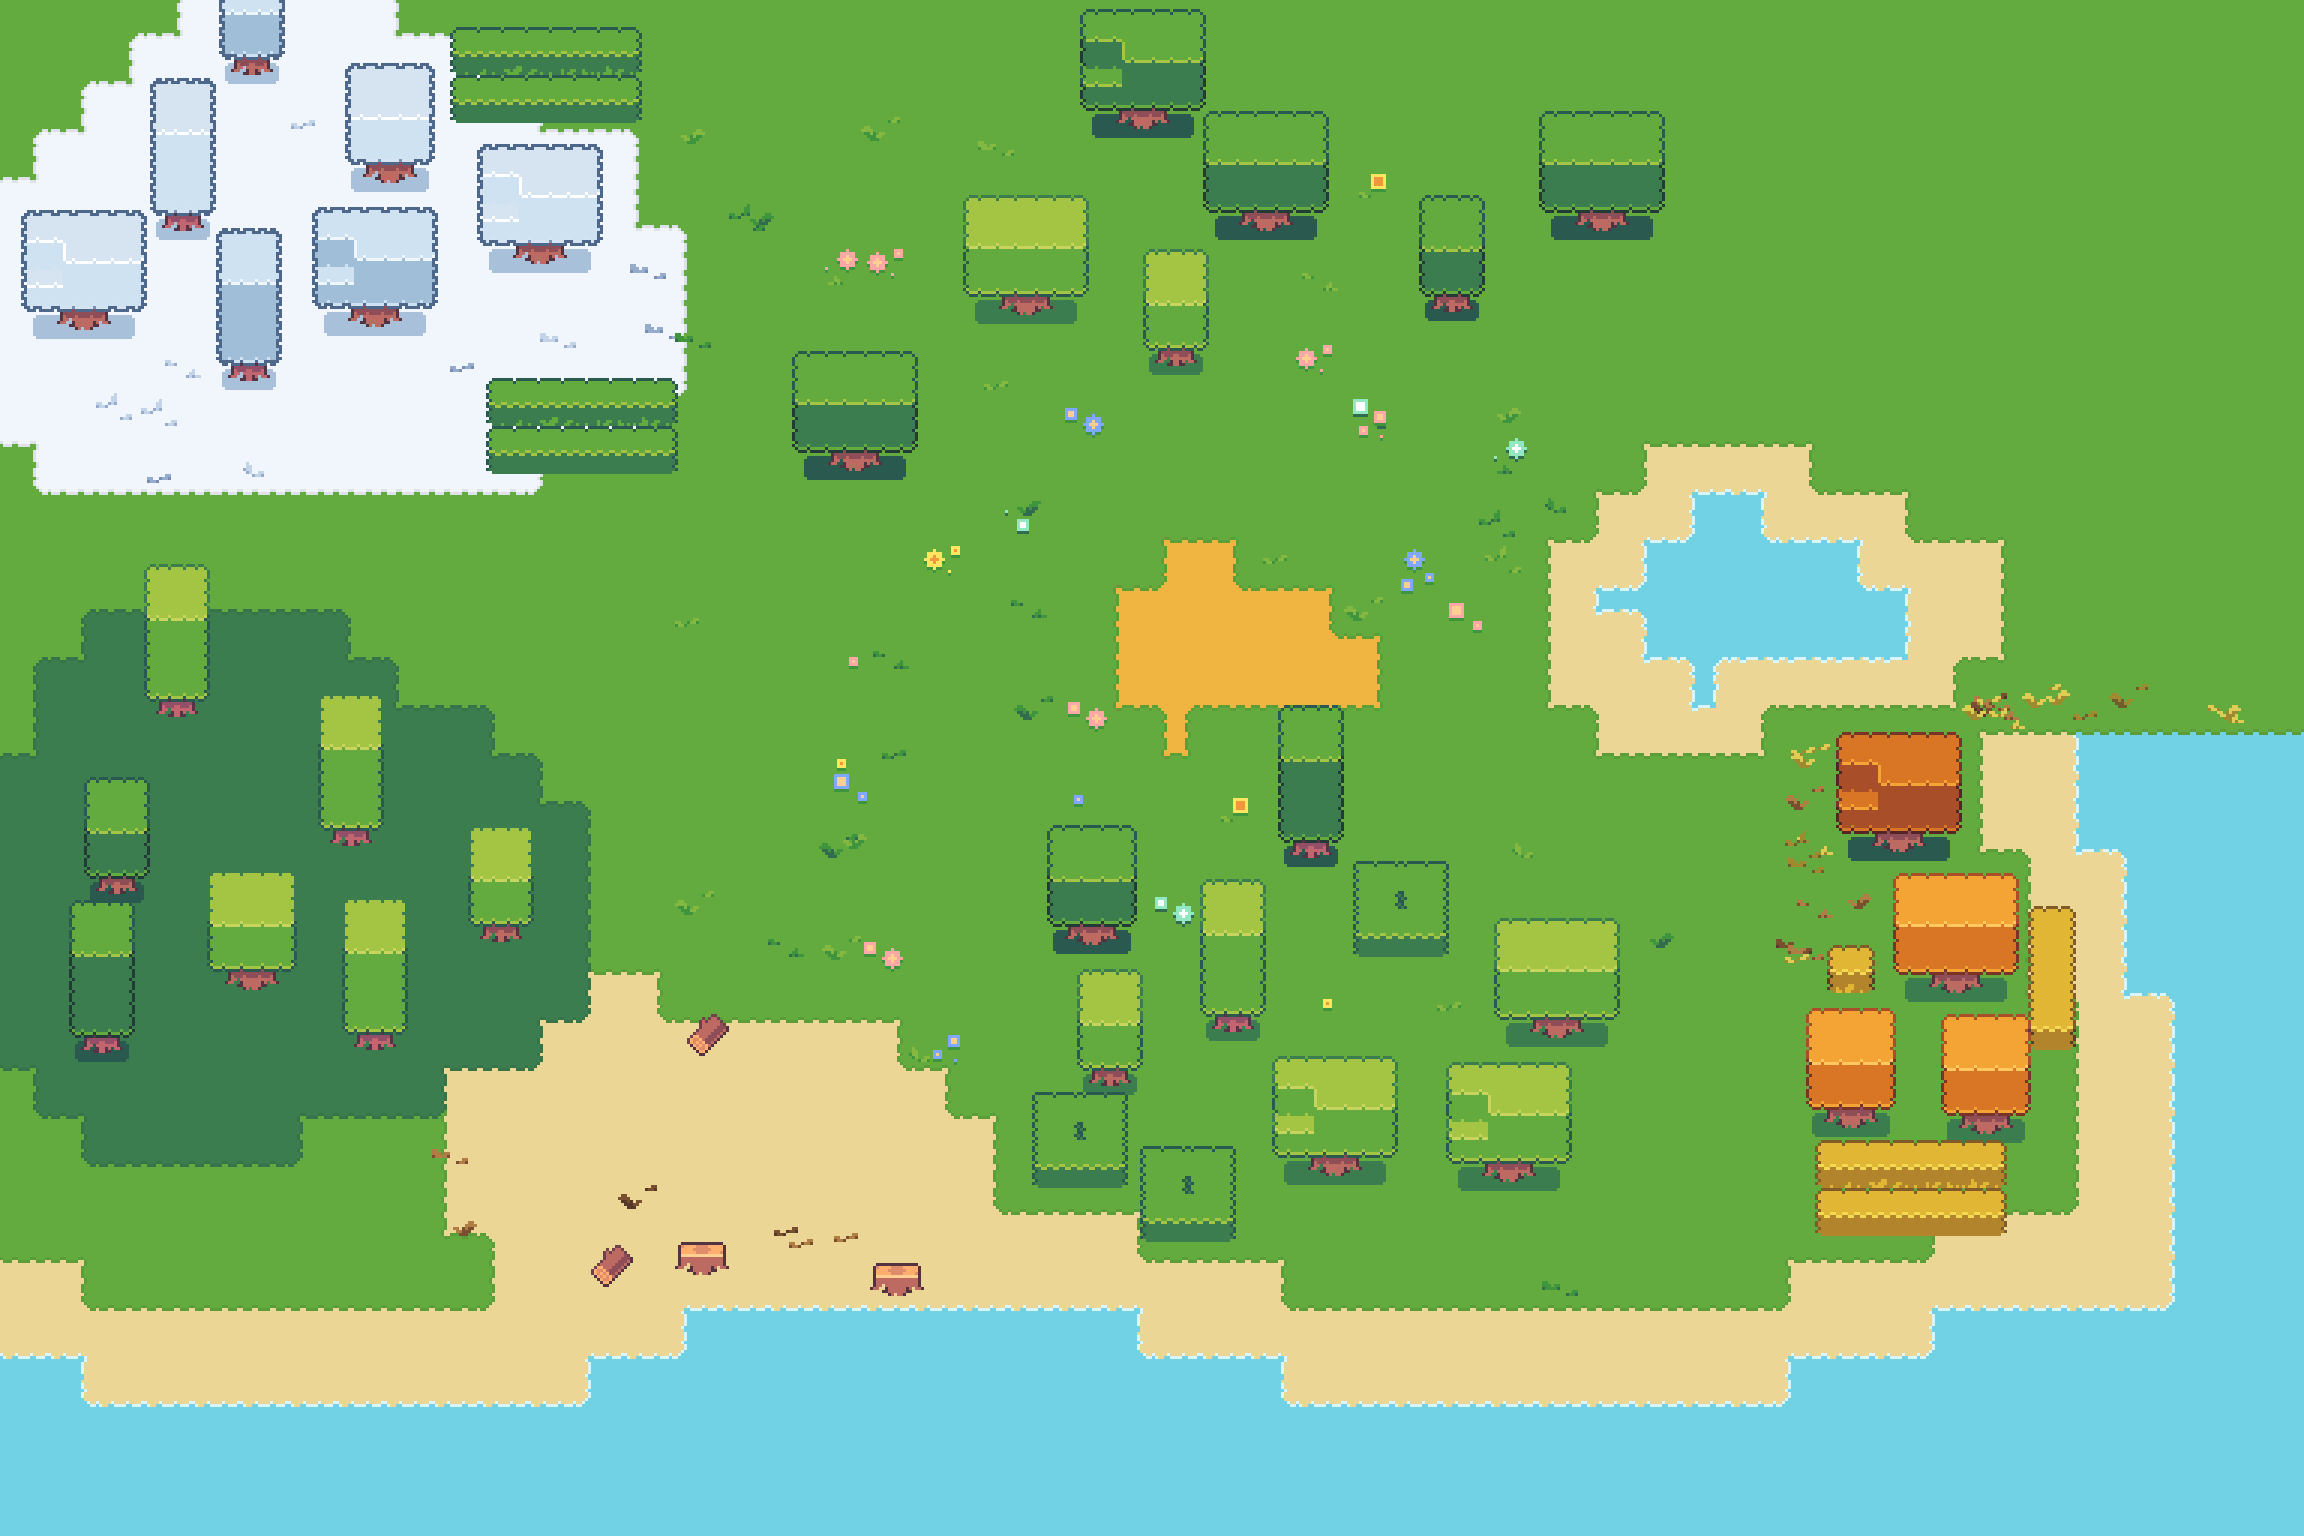

Source code (Python):
"""Flat mini map ($0): 48x32 cells, every cell level 0 -> only flat borders, sand/water = foam. Pack sprites pasted unchanged.
Run from this folder: python3 flat_minimap.py -> flat_minimap.png (3x)"""
import json, math, random
import numpy as np
from PIL import Image
import borders as b
# the two pack-native grounds, flat like the rest (decision 0047; colours = PixelPlainsGround dark_fill / dirt_fill)
b.MAT["dark"] = dict(fill=(59, 125, 79), hl=(59, 125, 79), outline=(42, 89, 79), shade=(42, 89, 79))
b.MAT["dirt"] = dict(fill=(240, 181, 65), hl=(240, 181, 65), outline=(189, 106, 98), shade=(189, 106, 98))
b.MI.update({m: k for k, m in enumerate(b.MAT)}); b.PRIO.update(dark=3.5, dirt=2.5)   # dark over light grass, dirt under grass
W, H, C, Z = 48, 32, 16, 3
rng = random.Random(5)
g = [["grass"] * W for _ in range(H)]
def ell(cx, cy, rx, ry, m, ph=0):
    for y in range(H):
        for x in range(W):
            k = 1 + .12 * math.sin(3 * math.atan2(y - cy, x - cx) + ph)
            if ((x - cx) / (rx * k)) ** 2 + ((y - cy) / (ry * k)) ** 2 < 1: g[y][x] = m
ell(6, 5, 7, 5, "snow", .5)
ell(14, 24, 6, 4, "sand", 2)          # desert
ell(5, 18, 6, 5.5, "dark", 1.3)       # forest
ell(25, 13, 3, 2, "dirt", .7)          # dirt camp
ell(36, 12, 5, 3.5, "sand", 1); ell(36, 12, 3.4, 2, "water", 1)   # lake + beach ring
for y in range(H):
    for x in range(W):
        edge = 28 + round(1.5 * math.sin(x / 4)) ; east = 44 + round(math.sin(y / 3))
        if y >= edge: g[y][x] = "water"
        elif y >= edge - 2 or (x >= east - 2 and y > 14): g[y][x] = "sand"
        if x >= east and y > 14: g[y][x] = "water"
cells = [[(m, 0) for m in row] for row in g]
rgb, foam, _ = b.render(cells, b.BEACH_B)
rgb = b.frames(rgb, foam)[0]
img = Image.fromarray(rgb).convert("RGBA")
man = json.load(open("../../../assets/map/pixel_plains/manifest.json"))["sprites"]
sheets = {}
def spr(s):
    if s["file"] not in sheets: sheets[s["file"]] = Image.open("../../../assets/map/pixel_plains/" + s["file"]).convert("RGBA")
    x, y, w, h = s["region"]; return sheets[s["file"]].crop((x, y, x + w, y + h)), s["anchor"]
def pick(kind, var, **kw): return [s for s in man if s["kind"] == kind and s.get("variant") == var and all(s.get(k) == v for k, v in kw.items())]
def land(x, y, r=1): # all cells around are ok land (not water/sand-beach issues)
    return all(0 <= x + dx < W and 0 <= y + dy < H and g[y + dy][x + dx] != "water" for dx in range(-r, r + 1) for dy in range(-r, r + 1))
def on(x, y, m, r=1): return all(g[min(max(y + dy, 0), H - 1)][min(max(x + dx, 0), W - 1)] == m for dx in range(-r, r + 1) for dy in range(-r, r + 1))
objs, placed, boxes = [], [], []
def put(s, px, py, gap=0):   # foot at (px,py)
    im, a = spr(s); x, y = int(px - a[0]), int(py - a[1])
    if any(min(x + im.width, p) - max(x, q) > 2 and min(y + im.height, r) - max(y, t) > 2 for q, t, p, r in boxes) and gap: return False
    objs.append((py, im, x, y)); boxes.append((x, y, x + im.width, y + im.height)); return True
def scatter(n, reg, kind, var, m, spacing, r=1, tries=3000, **kw):
    pool = pick(kind, var, **kw); d = 0
    for _ in range(tries):
        if d >= n: break
        cx, cy = rng.randint(reg[0], reg[2]), rng.randint(reg[1], reg[3])
        if not on(cx, cy, m, r): continue
        px, py = cx * C + rng.randint(2, 13), cy * C + rng.randint(8, 15)
        if any((px - a) ** 2 + (py - c) ** 2 < spacing ** 2 for a, c in placed): continue
        if put(rng.choice(pool), px, py, gap=(kind in ("oak", "hedge"))): placed.append((px, py)); d += 1
oaks = lambda n, reg, var, m="grass": scatter(n, reg, "oak", var, m, 44, r=1)
oaks(14, (16, 2, 33, 25), "green"); oaks(7, (0, 12, 11, 24), "green", "dark")
oaks(9, (38, 14, 47, 27), "autumn_orange"); oaks(6, (38, 14, 47, 27), "red"); oaks(5, (38, 14, 47, 27), "yellow")
oaks(7, (0, 0, 12, 9), "snow", "snow")
scatter(4, (8, 1, 12, 9), "hedge", "green", "grass", 30, r=0); scatter(3, (20, 18, 30, 25), "hedge", "green", "grass", 30, r=0)
scatter(3, (38, 15, 46, 26), "hedge", "yellow", "grass", 30, r=0)
for k in ("log", "stump"): scatter(2, (9, 21, 19, 27), k, "orig", "sand", 20, r=0)
def decal(n, reg, kind, var, m, r=0):
    pool = pick(kind, var)
    for _ in range(4000):
        if n <= 0: break
        cx, cy = rng.randint(reg[0], reg[2]), rng.randint(reg[1], reg[3])
        if not on(cx, cy, m, r): continue
        px, py = cx * C + rng.randint(3, 12), cy * C + rng.randint(8, 15)
        s = pool[rng.randrange(len(pool))]; im, a = spr(s); x, y = px - a[0], py - a[1]
        if any(min(x + im.width, p) - max(x, q) > 0 and min(y + im.height, rr) - max(y, t) > 0 for q, t, p, rr in boxes): continue
        objs.append((py - 1000, im, int(x), int(y))); n -= 1   # decals under everything
for v, n in (("pink", 8), ("blue", 5), ("yellow", 5), ("mint", 4)): decal(n, (16, 3, 33, 25), "flower", v, "grass")
decal(30, (14, 2, 34, 26), "tuft", "green", "grass"); decal(16, (37, 14, 46, 26), "tuft", "yellow", "grass"); decal(8, (37, 14, 46, 26), "tuft", "brown", "grass")
decal(10, (0, 0, 13, 9), "tuft", "snow", "snow"); decal(6, (8, 21, 20, 27), "tuft", "brown", "sand")
for _, im, x, y in sorted(objs, key=lambda o: o[0]): img.alpha_composite(im, (x, y)) if x >= 0 and y >= 0 and x + im.width <= W * C and y + im.height <= H * C else img.paste(im, (x, y), im)
# no sprite may float on water: report
wet = sum(1 for _, im, x, y in objs if g[min(max((y + im.height - 2) // C, 0), H - 1)][min(max((x + im.width // 2) // C, 0), W - 1)] == "water")
print([(x//C,y//C,im.size) for _,im,x,y in objs if g[min(max((y+im.height-2)//C,0),H-1)][min(max((x+im.width//2)//C,0),W-1)]=="water"]); print("sprites", len(objs), "on water", wet)
img.convert("RGB").resize((W * C * Z, H * C * Z), Image.NEAREST).save("flat_minimap.png")
